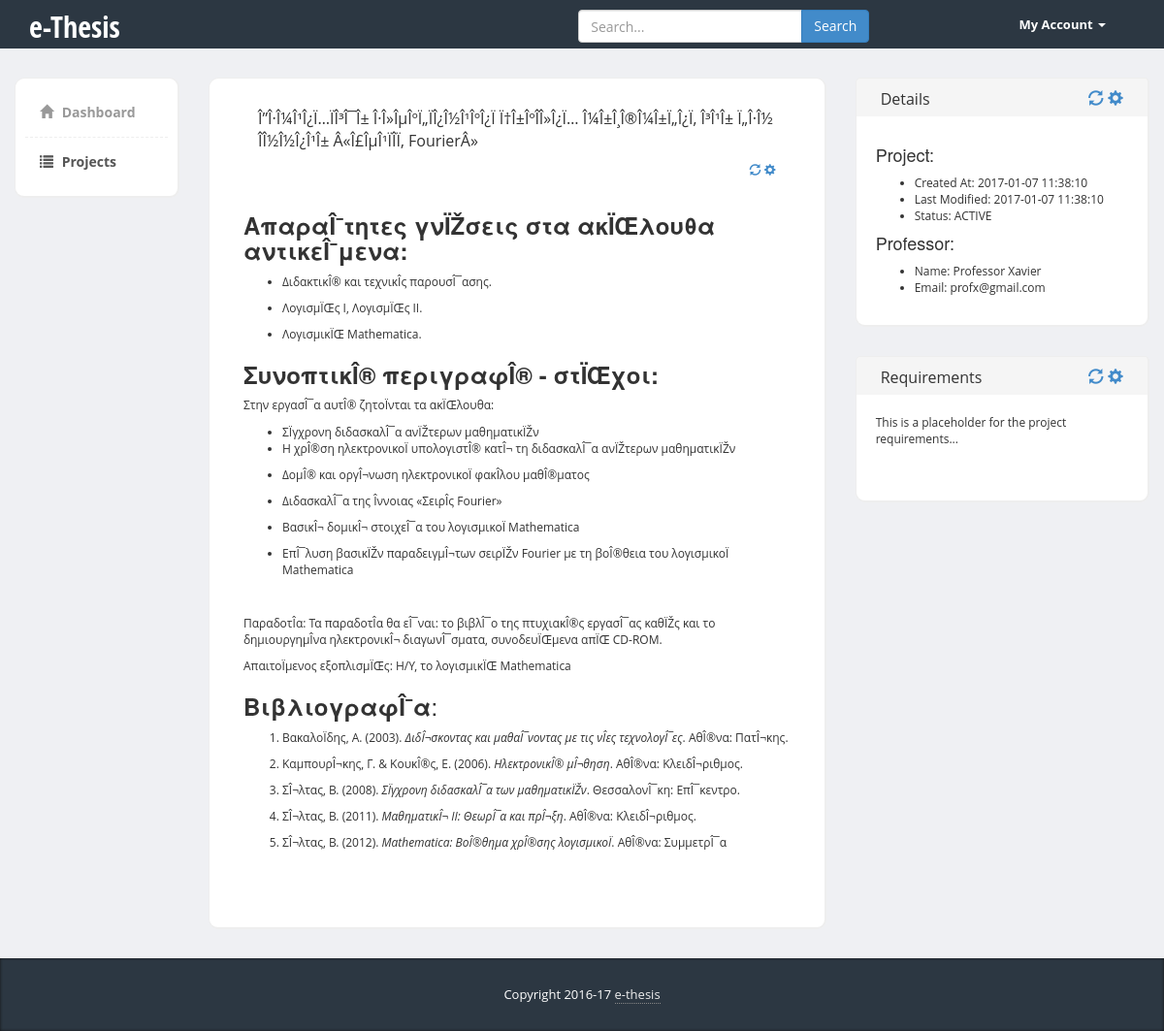
Page /project.php?id=1 on the committed database.
### tables this page shows
CREATE TABLE `project` (
  `id` int(11) NOT NULL,
  `title` varchar(255) NOT NULL,
  `description` text NOT NULL,
  `prof_id` int(11) NOT NULL,
  `status` int(11) NOT NULL DEFAULT '0',
  `created_date` timestamp NOT NULL DEFAULT CURRENT_TIMESTAMP,
  `modified_date` timestamp
);

CREATE TABLE `user` (
  `id` int(11) NOT NULL,
  `username` varchar(45) NOT NULL,
  `password` varchar(255) NOT NULL,
  `firstname` varchar(45) DEFAULT NULL,
  `lastname` varchar(45) DEFAULT NULL,
  `aem` varchar(45) DEFAULT NULL,
  `email` varchar(255) NOT NULL,
  `role` int(11) NOT NULL
);

### classes/Project.class.php (called while the page is built, shortened)
<?php
class Project {
	protected $title;
	protected $description;
	protected $status;
	protected $prof;
	protected $created_date;
	protected $modified_date;
	public function __construct($id, $title, $description, $status, $prof, $created_date = null, $modified_date = null) {
		$this->title = $title;
		$this->description = $description;
		$this->status = $status;
		$this->prof = $prof;
		$this->created_date = $created_date;
		$this->modified_date = $modified_date;
	}
	public static function getProject($id) {
		$conn = DBHelper::getDBO();
		$query = 'SELECT `id`,`title`,`description`,`prof_id`,`status`,`created_date`,`modified_date` FROM `project` WHERE `id` = ?';
		$stmt = $conn->prepare($query);
		$stmt->bind_param('i', $id);
		$stmt->execute();
		$stmt->bind_result($id, $title, $description, $prof_id, $status, $created_date, $modified_date);
		$prof = User::getUser($prof_id);
		$project = new Project($id, $title, $description, $status, $prof, $created_date, $modified_date);
		return $project;
	}
	public function getTitle() {
		return $this->title;
	}
	public function getDescription() {
		return $this->description;
	}
	public function getProfName() {
		return $this->prof->getFullName();
	}
	public function getProfEmail() {
		return $this->prof->getEmail();
	}
	public function getCreatedDate() {
		return $this->created_date;
	}
	public function getModifiedDate() {
		return $this->modified_date;
	}
	public function getHumanReadableStatus() {
		switch($this->status) {
			case Project::STATUS_ACTIVE:
				return 'ACTIVE';
		}
	}
}

### classes/User.class.php (called while the page is built, shortened)
<?php
class User {
	protected $email;
	protected $firstname;
	protected $lastname;
	public function __construct($id, $aem, $username, $email, $firstname, $lastname, $role) {
		$this->email = $email;
		$this->firstname = $firstname;
		$this->lastname = $lastname;
	}
	public static function getUser($id) {
		$conn = DBHelper::getDBO();
		$query = 'SELECT `aem`, `username`, `firstname`, `lastname`, `email`, `role` FROM `user` WHERE `id` = ?';
		$stmt = $conn->prepare($query);
		$stmt->bind_param('i', $id);
		$stmt->execute();
		$stmt->bind_result($aem, $username, $firstname, $lastname, $email, $role);
		$user = new User($id, $aem, $username, $email, $firstname, $lastname, $role);
		return $user;
	}
	public function getFullName() {
		return $this->firstname . ' ' . $this->lastname;
	}
	public function getEmail() {
		return $this->email;
	}
}

### classes/DBHelper.class.php (called while the page is built, shortened)
<?php
class DBHelper {
	protected static $db = null;
	public static function getDBO() {
		$db = new mysqli(ETH_CONF_DB_HOST, ETH_CONF_DB_USERNAME,
				ETH_CONF_DB_PASSWORD, ETH_CONF_DB_DBNAME);
		self::$db = $db;
		return self::$db;
	}
	public static function close(){
		if(self::$db == null){
			return true;
		}
		$result = self::$db->close();
		self::$db = null;
		return $result;
	}
}

### project.php (the view, shortened to what this page needs)
<?php require_once('user/session.php'); ?>
<?php require_once('classes/include.php'); ?>
<?php require_once('functions.php'); ?>
<?php $project = Project::getProject($_GET['id']); ?>
<!DOCTYPE html>
<html>
<head>
	<link href="bootstrap/css/bootstrap.min.css" rel="stylesheet">
	<link href="css/styles.css" rel="stylesheet">
</head>
<body>
	<div class="header">
		<div class="container">
			<div class="row">
				<div class="col-md-5">
					<div class="logo">
						<h1>
							<a href="index.php">e-Thesis</a>
						</h1>
					</div>
				</div>
				<div class="col-md-5">
					<div class="row">
						<div class="col-lg-12">
							<div class="input-group form">
								<input type="text" class="form-control" placeholder="Search...">
								<span class="input-group-btn">
									<button class="btn btn-primary" type="button">Search</button>
								</span>
							</div>
						</div>
					</div>
				</div>
				<div class="col-md-2">
					<div class="navbar navbar-inverse" role="banner">
						<nav
							class="collapse navbar-collapse bs-navbar-collapse navbar-right"
							role="navigation">
							<ul class="nav navbar-nav">
								<li class="dropdown"><a href="#" class="dropdown-toggle"
									data-toggle="dropdown">My Account <b class="caret"></b></a>
								</li>
							</ul>
						</nav>
					</div>
				</div>
			</div>
		</div>
	</div>
	<div class="page-content">
		<div class="row">
			<div class="col-md-2">
				<div class="sidebar content-box" style="display: block;">
					<?php
					$role = $authenticated ? $user['role'] : 0;
					echo SideMenu::getSideBarMenu(1, $role); ?>
				</div>
			</div>
			<div class="col-md-10">
				<div class="row">
					<div class="col-md-8">
						<div class="content-box-large">
							<div class="panel-heading">
								<div class="panel-title"><?php echo $project->getTitle(); ?></div>
								<div class="panel-options">
									<a href="#" data-rel="collapse"><i
										class="glyphicon glyphicon-refresh"></i></a> <a href="#"
										data-rel="reload"><i class="glyphicon glyphicon-cog"></i></a>
								</div>
							</div>
							<div class="panel-body">
								<?php echo $project->getDescription(); ?>
								<br />
								<br />
							</div>
						</div>
					</div>
					<div class="col-md-4">
						<div class="row">
							<div class="col-md-12">
								<div class="content-box-header">
									<div class="panel-title">Details</div>
									<div class="panel-options">
										<a href="#" data-rel="collapse"><i
											class="glyphicon glyphicon-refresh"></i></a> <a href="#"
											data-rel="reload"><i class="glyphicon glyphicon-cog"></i></a>
									</div>
								</div>
								<div class="content-box-large box-with-header">
									<h4>Project:</h4>
									<ul>
										<li>Created At: <?php echo $project->getCreatedDate(); ?></li>
										<li>Last Modified: <?php echo $project->getModifiedDate(); ?></li>
										<li>Status: <?php echo $project->getHumanReadableStatus(); ?></li>
									</ul>
									<h4>Professor:</h4>
									<ul>
										<li>Name: <?php echo $project->getProfName(); ?></li>
										<li>Email: <?php echo $project->getProfEmail(); ?></li>
									</ul>
								</div>
							</div>
						</div>
						<div class="row">
							<div class="col-md-12">
								<div class="content-box-header">
									<div class="panel-title">Requirements</div>
									<div class="panel-options">
										<a href="#" data-rel="collapse"><i
											class="glyphicon glyphicon-refresh"></i></a> <a href="#"
											data-rel="reload"><i class="glyphicon glyphicon-cog"></i></a>
									</div>
								</div>
								<div class="content-box-large box-with-header">
									This is a placeholder for the project requirements...<br /><br />
									<br />
								</div>
							</div>
						</div>
					</div>
				</div>
			</div>
		</div>
	</div>
	<footer>
		<div class="container">
			<div class="copy text-center">
			</div>
		</div>
	</footer>
</body>
</html>

### css/styles.css (style rules this page uses)
body { font-family: 'Open Sans', sans-serif; background-color: #f7f7f7; position: relative; margin: 0px; font-size: 12px; padding: 0px; }
.page-content > .row { margin-left: 0px !important; margin-right: 0px !important; margin-top: 30px; }
footer { background-color:#2c3742; box-shadow:inset 0px 0px 3px #111; color:#fff; font-size:14px; line-height:25px; padding:10px 0px 10px 0px; bottom: 0px; }
footer .copy { font-size:13px; margin:15px 0px; }
.header { height:50px; background-color: #2c3742; }
.header .logo h1 { font-size:30px; margin:0px; padding:10px 0px; }
.header .logo h1 a { color:#fff; font-family: 'Open Sans Condensed', sans-serif; }
.header .form { margin-top:10px; width:100%; max-width:300px; margin:10px auto; }
.header .navbar * { box-shadow:none !important; }
.header .navbar { background:none !important; border:0px !important; }
.header .navbar .nav > li > a { color:#fff !important; font-size:13px !important; border-bottom:0px !important; margin-top:0px !important; font-weight:bold; }
.header .navbar-collapse { border:0px !important; }
.header .navbar-nav .caret { border-top-color:#fff !important; border-bottom-color:#fff !important; }
.content-box, .content-box-large { margin-bottom:30px; background:#fff; border-radius:10px; padding:10px; border-left:1px solid #eee; border-top:1px solid #eee; border-right:2px solid #eee; border-bottom:2px solid #eee; }
.content-box-large { padding: 20px; }
.box-with-header { border-top: none; border-top-left-radius:0px; border-top-right-radius:0px; }
.content-box-header { min-height: 40px; font-size: 16px; background:#f5f5f5; border-top-left-radius:5px; border-top-right-radius:5px; padding:10px; border-left:1px solid #eee; border-top:1px solid #eee; border-right:2px solid #eee; }
.content-box-header:after { clear:both; }
body { background-color: #eff0f3; }
.panel-heading>.panel-title, .content-box-header .panel-title { float: left; padding: 10px 15px; padding-top: 0px; }
.panel-heading>.panel-options, .content-box-header .panel-options { float: right; padding-right: 15px; }
.panel-heading>.panel-options>a, .content-box-header .panel-options>a { margin-top: 10px; }
.panel-body { clear:both; }

### rows in the picture
project: title "Î”Î·Î¼Î¹Î¿Ï…ÏÎ³Î¯Î± Î·Î»ÎµÎºÏ„ÏÎ¿Î½Î¹ÎºÎ¿Ï Ï†Î±ÎºÎ­Î»Î¿Ï… Î¼Î±Î¸Î®Î¼Î±Ï„Î¿Ï‚ Î³Î¹Î± Ï„Î·Î½ Î­Î½Î½Î¿Î¹Î± Â«Î£ÎµÎ¹ÏÎ­Ï‚ FourierÂ»", description "ΑπαραÎ¯τητες γνÏŽσεις στα ακÏŒλουθα αντικεÎ¯μενα : ΔιδακτικÎ® και τεχνικÎ­ς παρουσÎ¯ασης. ΛογισμÏŒς Ι, ΛογισμÏŒς ΙΙ. ΛογισμικÏŒ Mathematica. ΣυνοπτικÎ® περιγραφÎ® - στÏŒχοι: Στην εργασÎ¯α αυτÎ® ζητοÏνται τα ακÏŒλουθα: ΣÏγχρονη διδασκαλÎ¯α ανÏŽτερων μαθηματικÏŽν Η χρÎ®ση ηλεκτρονικοÏ υπολογιστÎ® κατÎ¬ τη διδασκαλÎ¯α ανÏŽτερων μαθηματικÏŽν ΔομÎ® και οργÎ¬νωση ηλεκτρονικοÏ φακÎ­λου μαθÎ®ματος ΔιδασκαλÎ¯α της Î­ννοιας «ΣειρÎ­ς Fourier» ΒασικÎ¬ δομικÎ¬ στοιχεÎ¯α του λογισμικοÏ Mathematica ΕπÎ¯λυση βασικÏŽν παραδειγμÎ¬των σειρÏŽν Fourier με τη βοÎ®θεια του λογισμικοÏ Mathematica ΠαραδοτÎ­α: Τα παραδοτÎ­α θα εÎ¯ναι: το βιβλÎ¯ο της πτυχιακÎ®ς εργασÎ¯ας καθÏŽς και το δημιουργημÎ­να…", created_date "2017-01-07 11:38:10", modified_date "2017-01-07 11:38:10", status "ACTIVE"
user: $project->getProfName() "Professor Xavier", email "profx@gmail.com"

### other values in the picture
$this->text "Dashboard"
$this->text "Projects"
